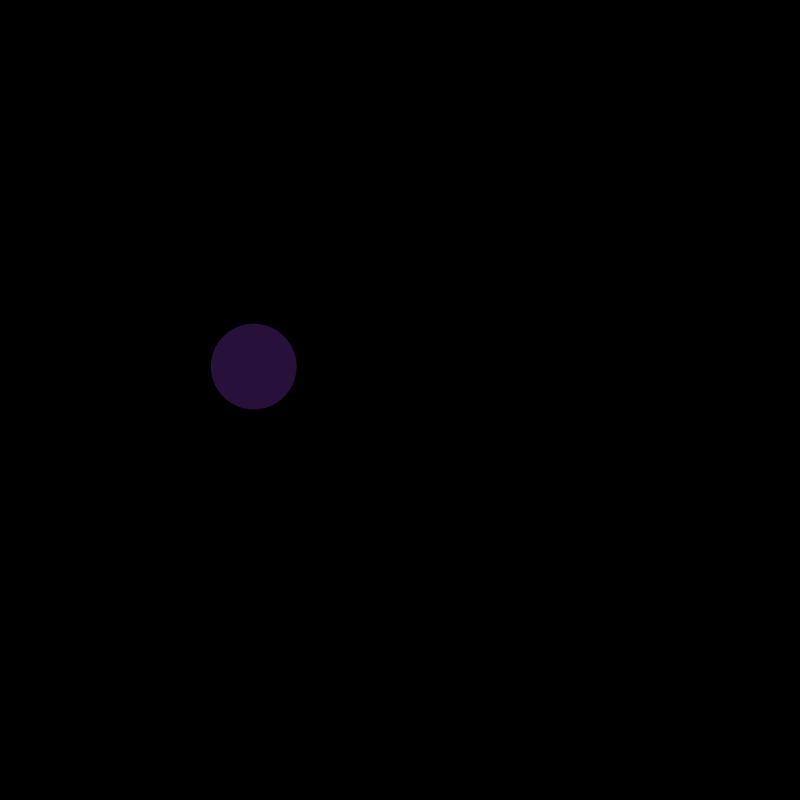
Frame 1 (no input)
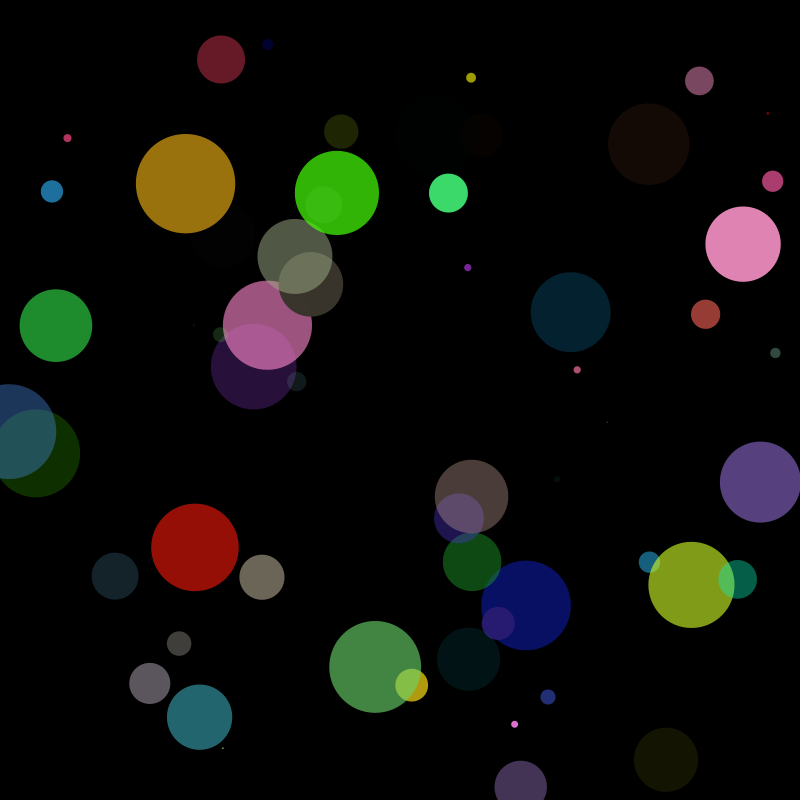
Frame 60 (the mouse pressed at the canvas centre just before this capture)
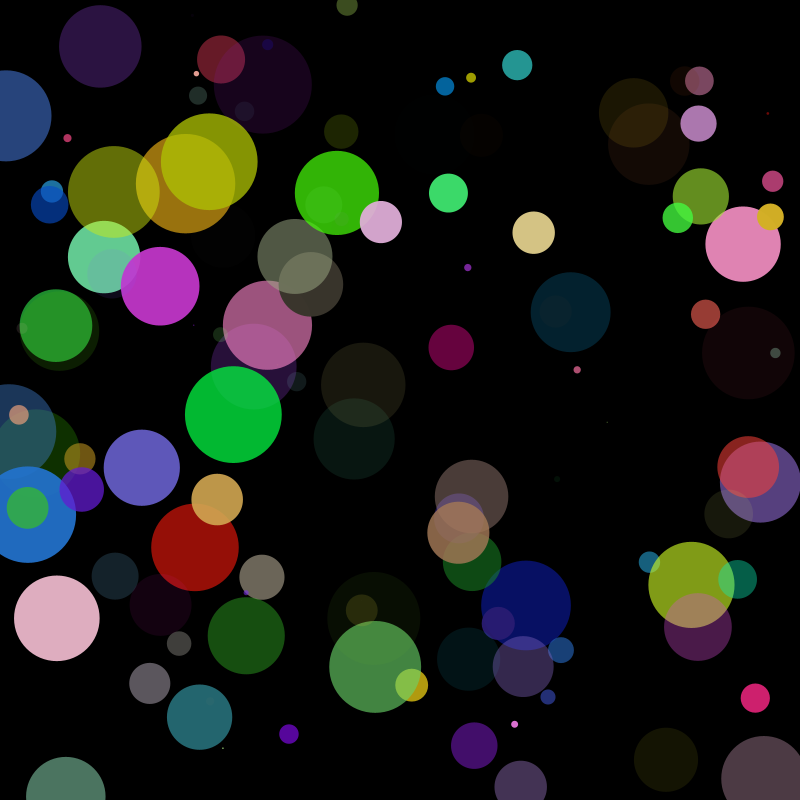
Frame 120 (the mouse held since frame 60 and released just before this capture)

The Processing sketch that drew these frames (run headless with seeded random() and noise(); from frame 60 on, the mouse is pressed at the canvas centre):

// Processing sketch: practice_5
// ── practice_5.pde
float r;
float g;
float b;
float a;
float diam;
float x;
float y;
void setup() {
 size(800, 800);
 background(0);
}
void draw() {
 r = random(255);
 g = random(255);
 b = random(255);
 a = random(255);
 diam = random(100);
 x = random(width);
 y = random(height);
 // Use values to draw an ellipse
 noStroke();
 fill(r, g, b, a);
 ellipse(x, y, diam, diam);
}
